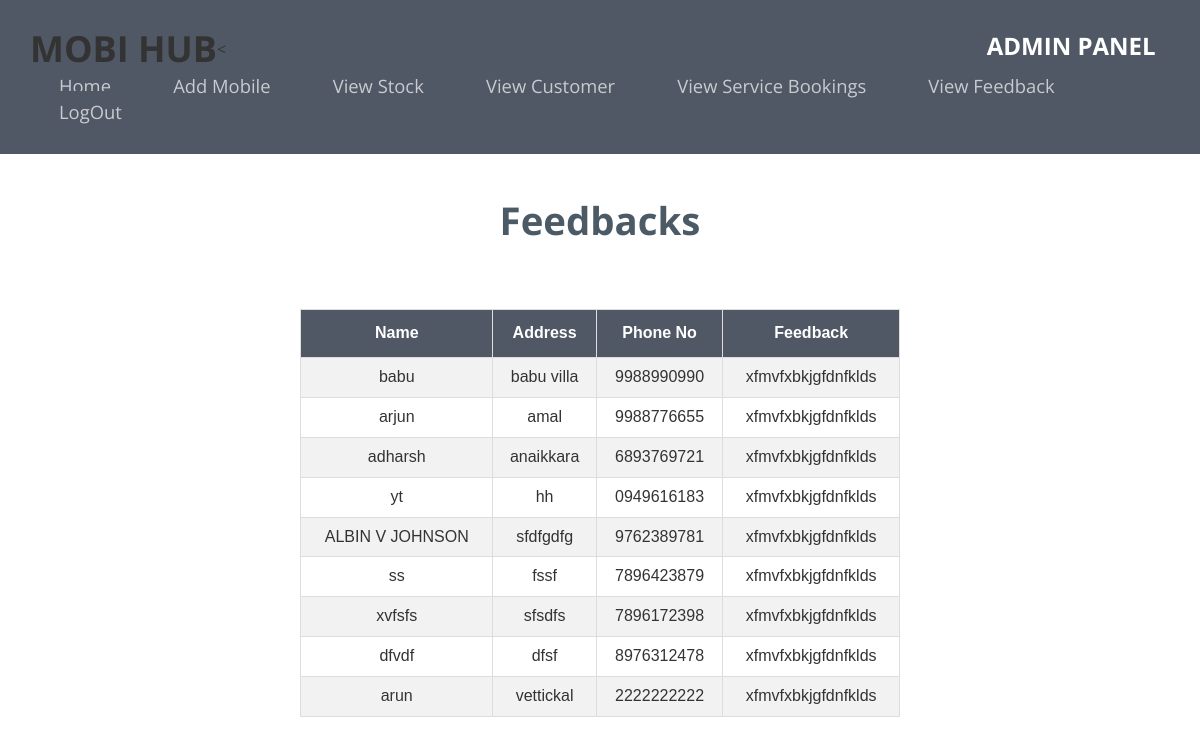
Screenshot of /admin_view_feedback.php with the database file from the repository.
### tables this page shows
CREATE TABLE `feedback` (
  `fid` int(11) NOT NULL,
  `oid` int(11) NOT NULL,
  `feedback` varchar(50) NOT NULL,
  `sid` int(11) NOT NULL
);

CREATE TABLE `owner` (
  `oid` int(11) NOT NULL,
  `oname` varchar(50) NOT NULL,
  `address` varchar(50) NOT NULL,
  `district` varchar(50) NOT NULL,
  `email` varchar(50) NOT NULL,
  `phno` varchar(50) NOT NULL,
  `licenceno` varchar(50) NOT NULL,
  `status` varchar(50) NOT NULL
);

### admin_view_feedback.php (the view, shortened to what this page needs)
<?php
include('connection.php');
?>
<div class="contact-mian">
  <h3 style="margin-top: 45px;">Feedbacks</h3>
  <br>
  <table id="customers">
    <tr>
      <th>Name</th>
      <th>Address</th>
      <th>Phone No</th>
      <th>Feedback</th>
    </tr>
    <?php
    $b = "SELECT feedback.*,owner.* FROM feedback join owner on feedback.oid=0";
    $res = mysqli_query($conn, $b);
    while ($data = mysqli_fetch_assoc($res)) {
      $fon = $data['feedback'];
      $fon1 = $data['oname'];
      $fon2 = $data['address'];
      $fon3 = $data['phno'];
      echo "
                <tr>
                    <td>$fon1</td>
                    <td>$fon2</td>
                    <td>$fon3</td>
                    <td>$fon</td>
                </tr>";
    }
    ?>
  </table>
</div>

### css/style.css (style rules this page uses)
html, body { font-size: 100%; background: #fff; font-family: 'Open Sans', sans-serif; }
body a { transition: 0.5s all ease; -webkit-transition: 0.5s all ease; -moz-transition: 0.5s all ease; -o-transition: 0.5s all ease; -ms-transition: 0.5s all ease; }
h1,h2,h3,h4,h5,h6 { margin:0; }
ul,label { margin:0; padding:0; }
.navigation { float: right; }
.logo { float: left; }
.header { padding: 2em 0; background:#505866; }
ul.navig { padding: 0; margin-top: 0.45%; }
ul.navig li { display: inline-block; margin: 0 2px; position: relative; }
ul.navig li a { font-size: 1.15em; color: rgba(255, 255, 255, 0.69); font-weight: 400; text-decoration: none; padding: 8px 27px; background: #505866; border-radius: 0.3em; -webkit-border-radius: 0.3em; -moz-border-radius: 0.3em; -o-border-radius: 0.3em; -ms-border-radius: 0.3em; }
ul.navig li a:after { width:15px; height:15px; background:red; display: none; content:""; position:absolute; top:0; }
.container:after { content: "\0020"; display: block; height: 0; clear: both; visibility: hidden; }
.contact-mian { text-align:center; }
.contact-mian h3,.about-main h3,.advn-main h3,.portfolio-top h3,.features-main h3 { font-weight:700; font-size:2.5em; color:#4b5a65; margin:0; text-align:center; }
@media (max-width:1440px) { ul.navig { margin-top: 0.4%; } }
@media (max-width:1366px) { .header { padding: 1.8em 0; } }
@media (max-width:1366px) { .contact-mian h3, .about-main h3, .advn-main h3, .portfolio-top h3, .features-main h3,.team-main h3 { font-size: 2.4em; } }

### rows the page displays
feedback: owner.oname "babu", owner.address "babu villa", owner.phno "9988990990", feedback "xfmvfxbkjgfdnfklds", owner.oname "arjun", owner.address "amal", owner.phno "9988776655", owner.oname "adharsh", owner.address "anaikkara", owner.phno "6893769721", owner.oname "yt", owner.address "hh", owner.phno "0949616183", owner.oname "ALBIN V JOHNSON", owner.address "sfdfgdfg", owner.phno "9762389781", owner.oname "ss", owner.address "fssf", owner.phno "7896423879", owner.oname "xvfsfs", owner.address "sfsdfs", owner.phno "7896172398", owner.oname "dfvdf", owner.address "dfsf", owner.phno "8976312478", owner.oname "arun", owner.address "vettickal", owner.phno "2222222222"
